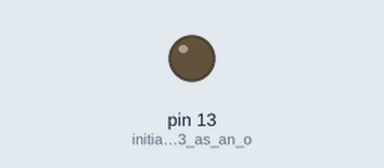
Bench run of a sketch on a simulated Arduino Uno, built with avr-gcc and run on an emulated ATmega328P. On the bench: output pins drawn as LEDs (lit = HIGH). Pins used as bus, display or sensor lines are not drawn.

Above: at 2.5 s.
Timing chart, 0 to 6.5 s (numbered marks = the images above):
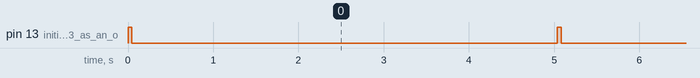

The sketch:

nikon.ino
```cpp
#include <multiCameraIrControl.h>

Nikon D3000(9);

int onValue = 10; // specify how long the status LED is turned on
int delayValue = 5000; // specify interval between shots in milliseconds
Nikon D90(9); // specifies the camera model

void setup(){
  pinMode(13, OUTPUT); // initialize pin 13 as an output.
}

void loop(){
  digitalWrite(13, HIGH); // set the LED on
  delay(onValue); // wait
  D3000.shutterNow(); // trigger the shutter
  digitalWrite(13, LOW); // set the LED off
  delay(delayValue-onValue); // wait
}
```

multiCameraIrControl.h
```cpp
// (licence header left out)
#ifndef multiCameraIrControl_h
#define multiCameraIrControl_h

#if ARDUINO >= 100
  #include "Arduino.h"
#else
  #include "WProgram.h"
#endif

class Nikon{
public:
  Nikon(int pin);
  void shutterNow();
private:
  int _pin;
  int _freq;
};

class Canon{
public:
  Canon(int pin);
  void shutterNow();
  void shutterDelayed();
private:
  int _pin;
  int _freq;
};

class CanonWLDC100{
public:
  CanonWLDC100(int pin);
  void shutterNow();
private:
  int _pin;
  int _freq;
};

class Pentax{
public:
  Pentax(int pin);
  void shutterNow();
  void toggleFocus();
private:
  int _pin;
  int _freq;
};

class Olympus{
public:
  Olympus(int pin);
  void shutterNow();
  void zoomin(unsigned int pct);
  void zoomout(unsigned int pct);
private:
  int _pin;
  int _freq;
};

class Minolta{
public:
  Minolta(int pin);
  void shutterNow();
  void shutterDelayed();
private:
  int _pin;
  int _freq;
};

class Sony{
public:
  Sony(int pin);
  void shutterNow();
  void shutterDelayed();
  void toggleVideo();
private:
  int _pin;
  int _freq;
};

#endif
```

Measured:
- by itself, pin 13 (initialize_pin_13_as_an_o): alternates HIGH for 0.05 s and LOW for 5.0 s
